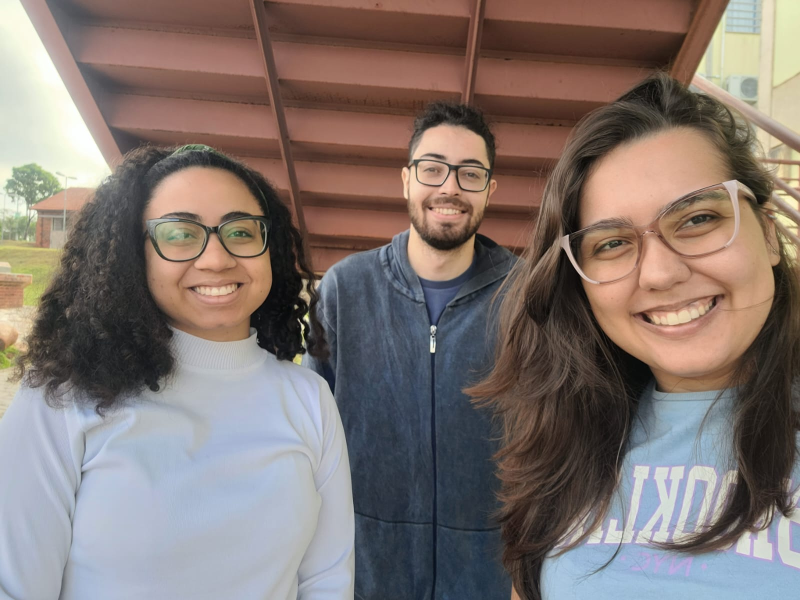
#> input picture codigo_exercicios/Prova 1/img2/escada2.jpeg, 1600 x 1200 px (shown at 1/2 size)
$ python prova1-img9.py
#> lines starting #> are read from the running program, lines starting #| are printed output that depends on the picture; after the words box and inside, x2 and y2 are one past the last pixel; in counts of white or black regions, pixels touching at a corner belong together
import cv2
import numpy as np

# Função para ajustar os parâmetros
def nothing(x):
    pass

# Crie uma janela com controles deslizantes para ajustar os parâmetros
cv2.namedWindow('Segmentation Parameters')
cv2.createTrackbar('Low H', 'Segmentation Parameters', 0, 255, nothing)
#> slider 'Low H' is set to 51
cv2.createTrackbar('Low S', 'Segmentation Parameters', 0, 255, nothing)
#> slider 'Low S' is set to 51
cv2.createTrackbar('Low V', 'Segmentation Parameters', 0, 255, nothing)
#> slider 'Low V' is set to 51
cv2.createTrackbar('High H', 'Segmentation Parameters', 179, 179, nothing)
cv2.createTrackbar('High S', 'Segmentation Parameters', 255, 255, nothing)
cv2.createTrackbar('High V', 'Segmentation Parameters', 255, 255, nothing)

# Carregue a imagem
image = cv2.imread('img2/escada2.jpeg')
#> image is the input picture: shape (1200, 1600, 3); mean B, G, R 112.3, 117, 129.3
input_size = (1000, 600)
imagem = cv2.resize(image, input_size)
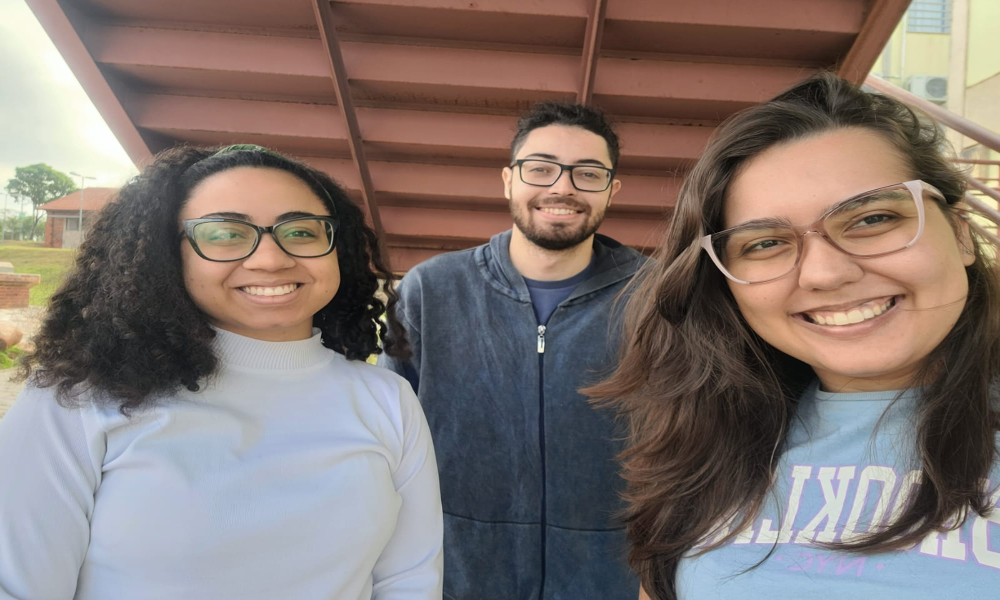
#> imagem: shape (600, 1000, 3); mean B, G, R 112.3, 117, 129.4
while True:
    # Capture os valores dos controles deslizantes
    low_h = cv2.getTrackbarPos('Low H', 'Segmentation Parameters')
    low_s = cv2.getTrackbarPos('Low S', 'Segmentation Parameters')
    low_v = cv2.getTrackbarPos('Low V', 'Segmentation Parameters')
    high_h = cv2.getTrackbarPos('High H', 'Segmentation Parameters')
    high_s = cv2.getTrackbarPos('High S', 'Segmentation Parameters')
    high_v = cv2.getTrackbarPos('High V', 'Segmentation Parameters')

    # Crie uma imagem HSV
    hsv = cv2.cvtColor(imagem, cv2.COLOR_BGR2HSV)
#> hsv: shape (600, 1000, 3); mean H, S, V 49.2, 69, 138.6

    # Defina os limites da cor da pele com base nos valores dos controles deslizantes
    lower_skin = np.array([low_h, low_s, low_v], dtype=np.uint8)
    upper_skin = np.array([high_h, high_s, high_v], dtype=np.uint8)

    # Aplique a máscara de segmentação
    mask = cv2.inRange(hsv, lower_skin, upper_skin)
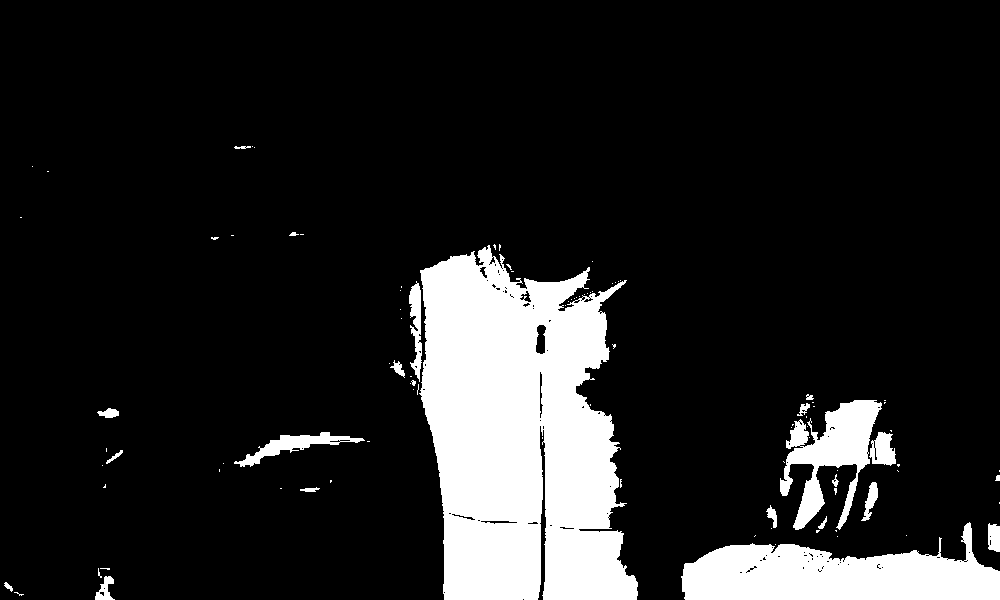
#> mask: shape (600, 1000); 13.7% white; 98 white regions (76 under 20 px), largest, box (x1, y1, x2, y2) and area: (419, 245, 638, 600) 56925, (681, 522, 1000, 600) 14875, (780, 400, 882, 530) 5653

    # Aplique a máscara na imagem original
    segmented = cv2.bitwise_and(imagem, imagem, mask=mask)
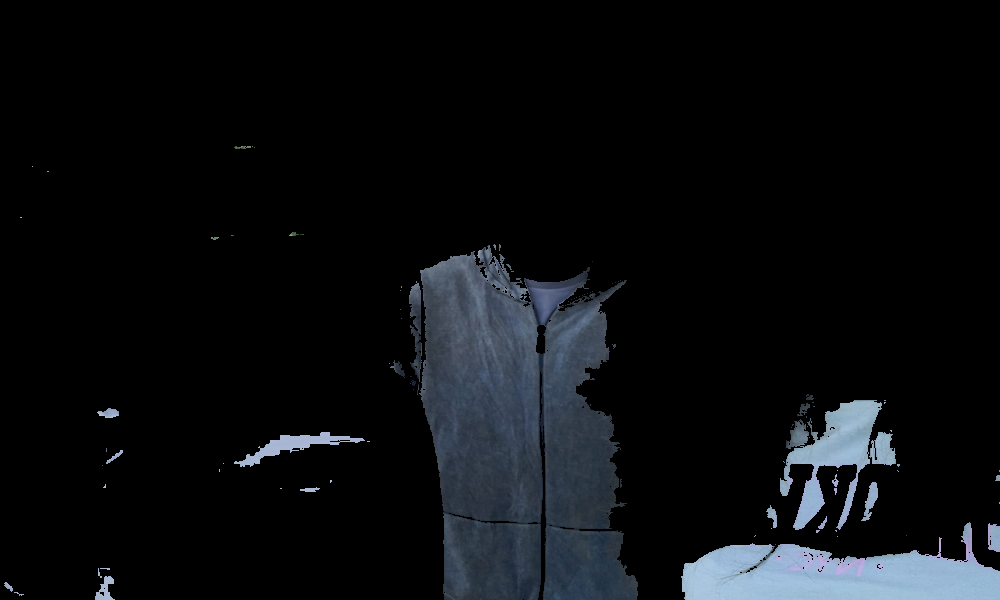
#> segmented: shape (600, 1000, 3); mean B, G, R 16.2, 13.7, 11.6

    # Exiba a imagem segmentada
    cv2.imshow('Segmented Image', segmented)

    # Aguarde a tecla 'q' para sair
    if cv2.waitKey(1) & 0xFF == ord('q'):
#> (key q is pressed here)
        break

# Libere os recursos
cv2.destroyAllWindows()

$ run again, with codigo_exercicios/Prova 1/img2/espelho1.jpeg copied over codigo_exercicios/Prova 1/img2/escada2.jpeg
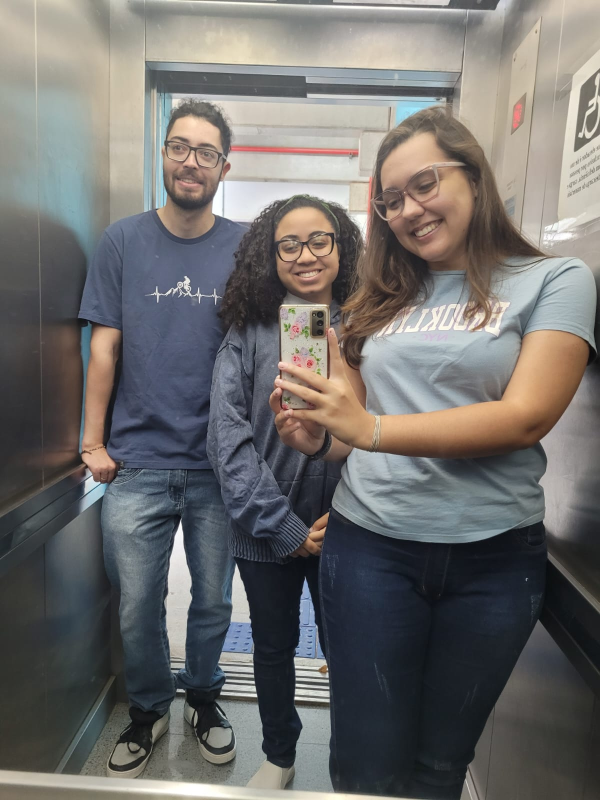
#> input picture codigo_exercicios/Prova 1/img2/espelho1.jpeg, 1200 x 1600 px (shown at 1/2 size)
#> image is the input picture: shape (1600, 1200, 3); mean B, G, R 107.8, 109.5, 111.3
#> hsv: shape (600, 1000, 3); mean H, S, V 64.9, 46.7, 119.5
#> `mask = cv2.inRange(hsv, lower_skin, upper_skin)`:
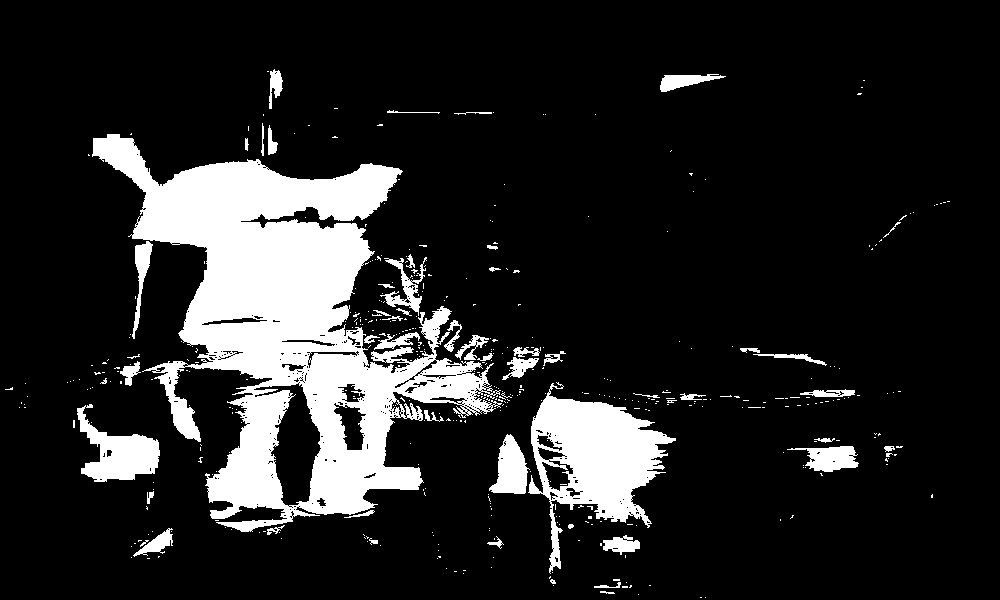
#> mask: shape (600, 1000); 14.6% white; 450 white regions (397 under 20 px), largest, box (x1, y1, x2, y2) and area: (92, 134, 502, 532) 62129, (528, 382, 676, 574) 11704, (77, 404, 160, 482) 3067
#> `segmented = cv2.bitwise_and(imagem, imagem, mask=mask)`:
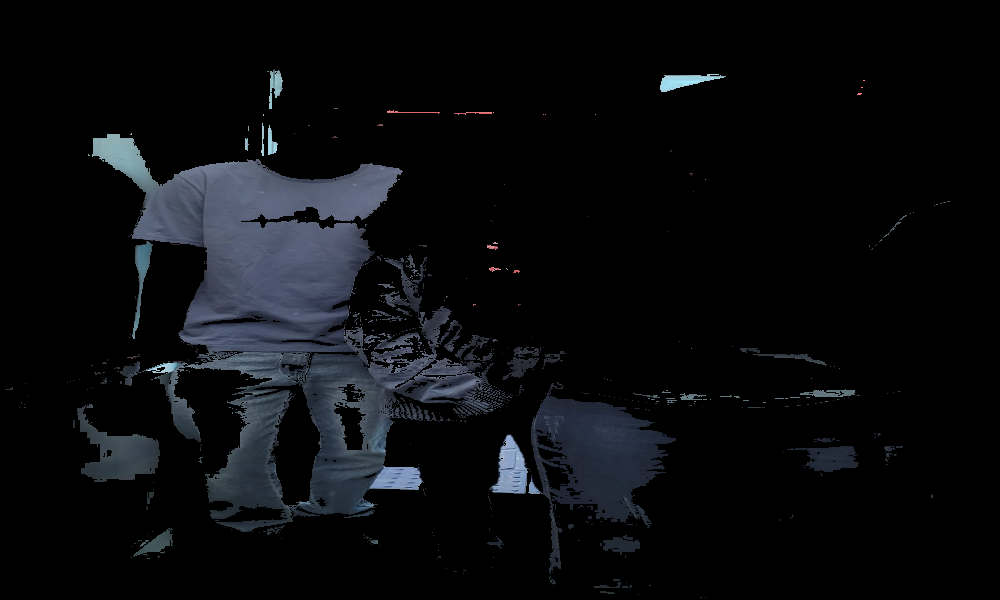
#> segmented: shape (600, 1000, 3); mean B, G, R 13.7, 11.3, 9.9

$ run again, with codigo_exercicios/Prova 1/img2/espelho2.jpeg copied over codigo_exercicios/Prova 1/img2/escada2.jpeg
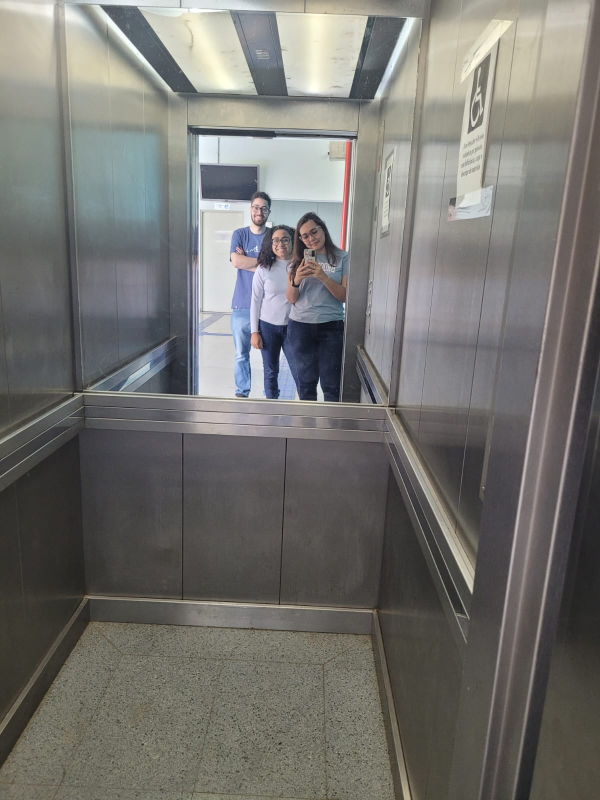
#> input picture codigo_exercicios/Prova 1/img2/espelho2.jpeg, 1200 x 1600 px (shown at 1/2 size)
#> image is the input picture: shape (1600, 1200, 3); mean B, G, R 111.1, 114.8, 115.8
#> hsv: shape (600, 1000, 3); mean H, S, V 57.3, 26, 119.2
#> `mask = cv2.inRange(hsv, lower_skin, upper_skin)`:
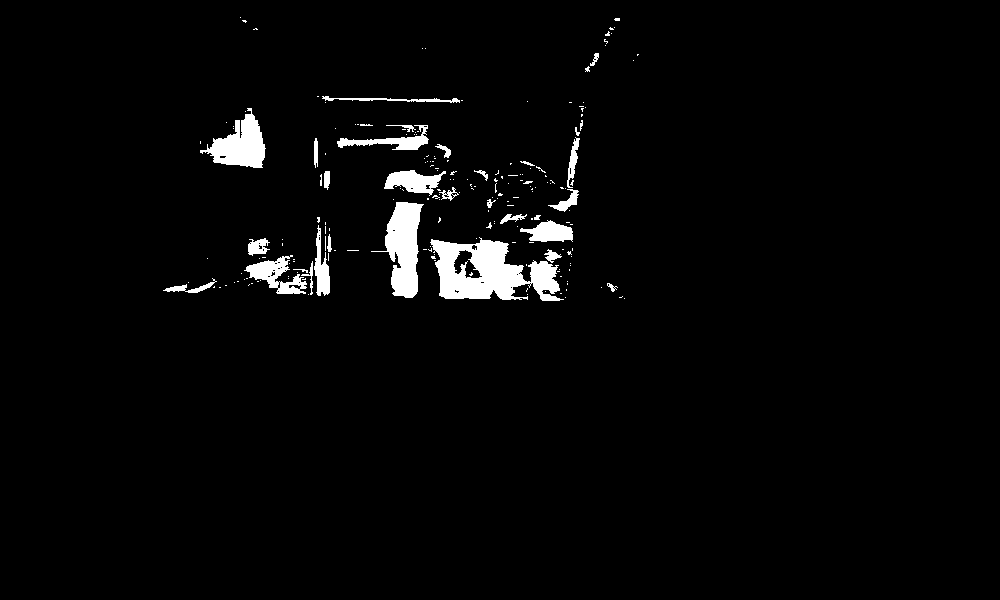
#> mask: shape (600, 1000); 2.8% white; 208 white regions (174 under 20 px), largest, box (x1, y1, x2, y2) and area: (430, 237, 564, 301) 4805, (371, 202, 424, 298) 2563, (200, 108, 266, 168) 1974
#> `segmented = cv2.bitwise_and(imagem, imagem, mask=mask)`:
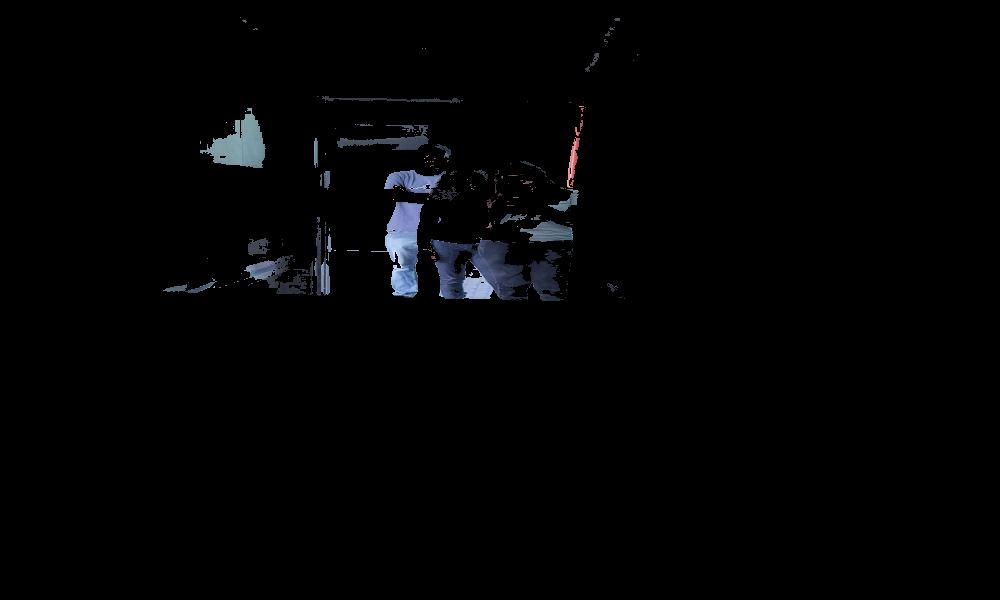
#> segmented: shape (600, 1000, 3); mean B, G, R 3.5, 2.8, 2.5
